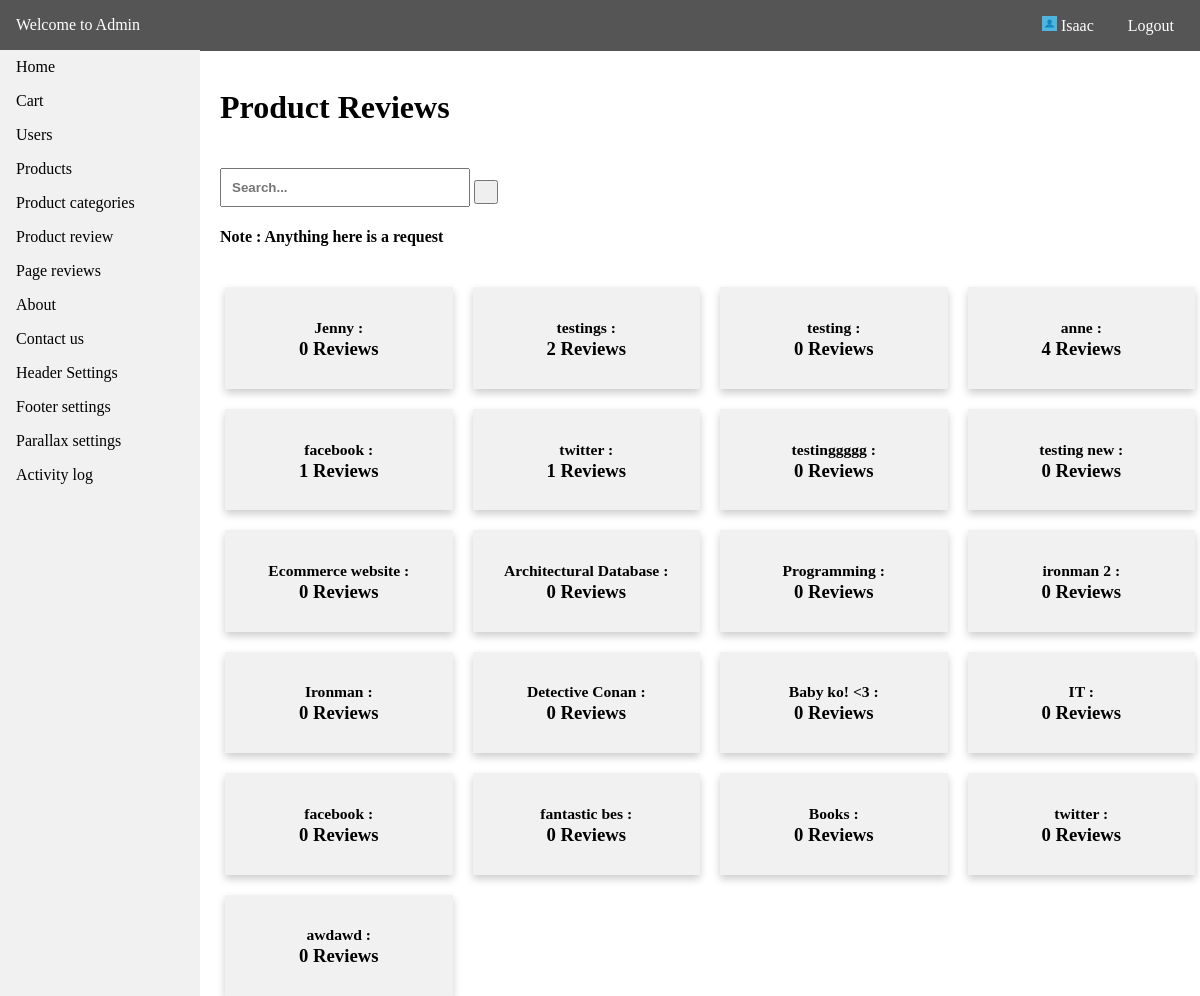
The page /admin/product_review.php (signed in) on the database its author committed.
### tables this page shows
CREATE TABLE `tbl_menus` (
  `id` int(11) NOT NULL,
  `menu_name` varchar(255) NOT NULL,
  `menu_link` varchar(255) NOT NULL,
  `date_created` datetime NOT NULL DEFAULT CURRENT_TIMESTAMP
);

CREATE TABLE `tbl_stack` (
  `id` int(11) NOT NULL,
  `ref_id` int(11) NOT NULL,
  `title` varchar(50) DEFAULT NULL,
  `category` varchar(255) NOT NULL,
  `price` int(20) NOT NULL,
  `quantity` int(20) NOT NULL,
  `title_desc` varchar(50) DEFAULT NULL,
  `image` varchar(255) NOT NULL,
  `some_text` varchar(50) DEFAULT NULL,
  `description` text,
  `date_created` datetime NOT NULL DEFAULT CURRENT_TIMESTAMP
);

### api/dbh.php (called while the page is built, shortened)
<?php
class dbh {
    public function __construct() {
        $this->servername = HOST;
        $this->username = USER;
        $this->password = PASS;
        $this->dbname = DBNAME;
        $this->conn = mysqli_connect($this->servername,$this->username,$this->password,$this->dbname);
    }
}
?>

### config.php (called while the page is built, shortened)
<?php
include API.'dbh.php';
include API.'viewUser.php';
$viewUser = new ViewUser;
?>

### api/viewUser.php (called while the page is built, shortened)
<?php
class ViewUser extends User {
    public function get_data($get_table) {
        $query = "SELECT * FROM ".$get_table." ORDER BY id DESC";
        $res = mysqli_query($this->conn,$query);
        return $res;
    }
    public function get_query($query) {
        $res = mysqli_query($this->conn,$query);
        return $res;
    }
}
?>

### admin/product_review.php (the view, shortened to what this page needs)
<?php
include '../config.php';
?>
<!DOCTYPE html>
<html>
<head>
    <link rel="stylesheet" type="text/css" media="screen" href="admin_css/main.css" />
</head>
<body>
<?php
include 'require/nav.php';
?>
<div class="container">
    <br>
<h1>Product Reviews</h1>
    <div class="search">
      <form method="GET">
        <input style="margin-top:20px;" type="text" placeholder="Search..." name="query">
        <button type="submit" name="searchbtn"><i class="fa fa-search"></i></button>
      </form>
    </div>
<h4>Note : Anything here is a request</h4>
    <div class="content">
        <div class="row">
        <?php
        if (isset($_GET['query']) && isset($_GET['searchbtn'])) {
            $term = $_GET['query'];
            $table = "tbl_stack";
            $search = "title";
            $result = $viewUser->search($term,$table,$search);
            $num_result = $result->num_rows;
            if ($num_result > 0) {
                    if ($num_result > 1)
                    {
                      $item = "items";
                    }
                    else {
                      $item = "item";
                    }
                    echo '<h3 style="color:green;">Results: "'.$term.'" ('.$num_result.' '.$item.')</h3>';
                    while ($row = $result->fetch_assoc()) {
                        $title = $row['title'];
                        $id = $row['id'];
                    $table2 = "SELECT * FROM tbl_prod_review WHERE ref_id = '$id'";
                    $res2 = $viewUser->get_query($table2);
                    $num = $res2->num_rows;
                    ?>
                    <div class="column">
                        <a href="prev_details.php?id=<?php echo $id;?>">
                            <div class="card">
                                <h3><small><?php echo $title;?> :</small> <br><?php echo $num; ?> Reviews</h3>
                            </div>
                            </a>
                        </div>
                    <?php
                }
            }
        }
        else {
            $table = "tbl_stack";
            $res = $viewUser->get_data($table);
            while ($row = $res->fetch_assoc()) {
                $title = $row['title'];
                $id = $row['id'];
            $table2 = "SELECT * FROM tbl_prod_review WHERE ref_id = '$id'";
            $res2 = $viewUser->get_query($table2);
            $num = $res2->num_rows;
        ?>
            <div class="column">
            <a href="prev_details.php?id=<?php echo $id;?>">
                    <div class="card">
                        <h3><small><?php echo $title;?> :</small> <br><?php echo $num; ?> Reviews</h3>
                    </div>
                    </a>
            </div>
        <?php
        }
        }
        ?>
    </div>
    </div>
</div>
</body>
</html>

### admin/require/nav.php (shortened to what this page needs)
<div class="header">
    <p><a style="color:#fff;text-decoration:none;" href="<?php echo ADMIN_URL.'home.php';?>">Welcome to Admin</a></p>
    <div class="head-content">
        <p style="cursor:pointer;"><img src="<?php echo BASE_URL; ?>image/sample-image.jpg" style="height:15px;width:15px;" alt=""> <?php echo $_SESSION["admin"]; ?></p>
        <p><a style="color:#fff;text-decoration:none;" href="<?php echo ADMIN_URL.'logout.php';?>">Logout</a></p>
    </div>
</div>
<nav class="navi">
    <ul>
        <li><a href="<?php echo ADMIN_URL.'home.php';?>">Home</a></li>
    <?php
        $tbl = "SELECT * FROM tbl_menus";
        $res = $viewUser->get_query($tbl);
        while($row = $res->fetch_assoc()) {
            $menu = $row['menu_name'];
            $link = $row['menu_link'];
    ?>
        <li><a href="<?php echo ADMIN_URL.$link.'.php'; ?>"><?php echo ucfirst($menu); ?></a></li>
    <?php
        }
    ?>
    </ul>
</nav>

### admin/admin_css/main.css (style rules this page uses)
html { scroll-behavior: smooth; }
* { box-sizing: border-box; }
body { margin: 0; font-family: Cambria, Cochin, Georgia, Times, 'Times New Roman', serif; }
ul { list-style-type: none; margin: 0; padding: 0; width: 200px; top: 50px; background-color: #f1f1f1; position: fixed; height: 100%; overflow: auto; }
li a { display: block; color: #000; padding: 8px 16px; text-decoration: none; }
.header { background-color: #555; color:white; display: inline-block; width: 100%; position:fixed; top:0; padding: 16px; }
.header p { display: inline; }
.container { margin-top: 50px; margin-left: 220px; }
.content { margin-top: 20px; }
.head-content { float:right; }
.head-content p { margin-left: 10px; padding: 10px; }
.column { float: left; width: 25%; margin-top: 20px; padding: 0 10px; }
.row { margin: 0 -5px; }
.row:after { content: ""; display: table; clear: both; }
.search input[type=text] { width: 250px; padding: 10px; font-weight: bold; }
.search button[type=submit] { padding: 10px; }
.card { box-shadow: 0 4px 8px 0 rgba(0, 0, 0, 0.2); padding: 10px; text-align: center; background-color: #f1f1f1; }
.column a { text-decoration: none; color: #000000; }

### rows shown on the page
tbl_menus: menu_name "Cart"
tbl_menus: menu_name "Users"
tbl_menus: menu_name "Products"
tbl_menus: menu_name "Product categories"
tbl_menus: menu_name "Product review"
tbl_menus: menu_name "Page reviews"
tbl_menus: menu_name "About"
tbl_menus: menu_name "Contact us"
tbl_menus: menu_name "Header Settings"
tbl_menus: menu_name "Footer settings"
tbl_menus: menu_name "Parallax settings"
tbl_menus: menu_name "Activity log"
tbl_stack: title "Jenny", ref "0", quantity "1"
tbl_stack: title "testings", num "2"
tbl_stack: title "testing", num "0", ref "0"
tbl_stack: title "anne", num "4", ref "0"
tbl_stack: title "facebook"
tbl_stack: title "twitter"
tbl_stack: title "testinggggg", num "0"
tbl_stack: title "testing new"
tbl_stack: title "Ecommerce website", num "0"
tbl_stack: title "Architectural Database", num "0"
tbl_stack: title "Programming", num "0"
tbl_stack: title "ironman 2", num "0"
tbl_stack: title "Ironman", num "0"
tbl_stack: title "Detective Conan", num "0"
tbl_stack: title "Baby ko! <3"
tbl_stack: title "IT", num "0"
tbl_stack: title "facebook", num "0"
tbl_stack: title "fantastic bes", num "0"
tbl_stack: title "Books", num "0"
tbl_stack: title "twitter", num "0"
tbl_stack: title "awdawd", num "0"

### other values the page prints
$_SESSION["admin"] "Isaac"
